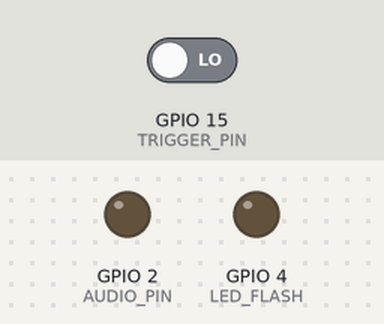
The sketch below on a simulated ESP32. Shown: output pins drawn as LEDs (lit = HIGH). The test bench sets the inputs (shaded band); at power-on: GPIO 15 (TRIGGER_PIN) LOW. The camera gives no picture; what the sketch prints to the serial monitor is not drawn.

Above: at 1.1 s.
1.2 s: GPIO 15 (TRIGGER_PIN) driven HIGH
Timing chart, 0 to 4.2 s (numbered marks = the images above; inputs shaded):
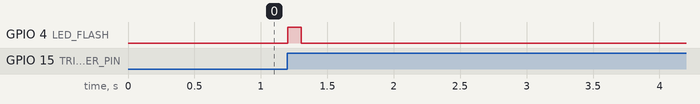

The sketch:

esp32camCode.ino
```cpp
#include <Arduino.h>
#include "esp_camera.h"
#include "esp_timer.h"
#include <math.h>

// ===== PINS =====
#define AUDIO_PIN    2    // GPIO2  → LPF → CD4066 → SA868 MIC
#define TRIGGER_PIN  15   // GPIO14 → from ESP32 GPIO25
#define LED_FLASH    4    // GPIO4  → Flash LED

// ===== PWM =====
#define AUDIO_CH   0
#define PWM_FREQ   62500
#define PWM_BITS   8

// ===== SSTV =====
#define SAMPLE_RATE  11025
#define W  320
#define H  256

#define SYNC_US    4862
#define BLANK_US    572
#define SCAN_US  146432

#define SYNC_SAMPLES  ((uint32_t)((uint64_t)SAMPLE_RATE * SYNC_US  / 1000000ULL))
#define BLANK_SAMPLES ((uint32_t)((uint64_t)SAMPLE_RATE * BLANK_US / 1000000ULL))
#define SCAN_SAMPLES  ((uint32_t)((uint64_t)SAMPLE_RATE * SCAN_US  / 1000000ULL))

// ===== DDS =====
static int16_t sineLUT[256];
static volatile uint32_t phaseAcc  = 0;
static volatile uint32_t phaseStep = 0;

// ===== IMAGE BUFFER =====
uint8_t *rgbImage = nullptr;

// ===== AUDIO ISR =====
void IRAM_ATTR onAudioTimer(void *) {
  phaseAcc += phaseStep;
  uint8_t idx = phaseAcc >> 24;
  uint32_t pwm = ((int32_t)sineLUT[idx] + 32768) >> (16 - PWM_BITS);
  ledcWrite(AUDIO_CH, pwm);
}

inline void setTone(uint32_t f) {
  phaseStep = ((uint64_t)f << 32) / SAMPLE_RATE;
}

void toneSamples(uint32_t freq, uint32_t samples) {
  setTone(freq);
  delayMicroseconds((uint64_t)samples * 1000000ULL / SAMPLE_RATE);
}

inline int pixToFreq(uint8_t v) {
  return 1500 + (v * 800) / 255;
}

// ===== VIS CODE — Martin-1 =====
void sendVIS() {
  toneSamples(1900, SAMPLE_RATE * 300 / 1000);
  toneSamples(1200, SAMPLE_RATE * 10  / 1000);
  toneSamples(1900, SAMPLE_RATE * 300 / 1000);
  toneSamples(1200, SAMPLE_RATE * 30  / 1000);

  uint8_t vis = 44;  // Martin-1
  int ones = 0;
  for (int i = 0; i < 7; i++) {
    if (vis & (1 << i)) { toneSamples(1100, SAMPLE_RATE * 30 / 1000); ones++; }
    else                  toneSamples(1300, SAMPLE_RATE * 30 / 1000);
  }
  toneSamples((ones & 1) ? 1100 : 1300, SAMPLE_RATE * 30 / 1000);
  toneSamples(1200, SAMPLE_RATE * 30 / 1000);
}

// ===== CAMERA INIT =====
bool initCamera() {
  camera_config_t cfg = {
    .pin_pwdn     = 32,
    .pin_reset    = -1,
    .pin_xclk     = 0,
    .pin_sscb_sda = 26,
    .pin_sscb_scl = 27,
    .pin_d7       = 35,
    .pin_d6       = 34,
    .pin_d5       = 39,
    .pin_d4       = 36,
    .pin_d3       = 21,
    .pin_d2       = 19,
    .pin_d1       = 18,
    .pin_d0       = 5,
    .pin_vsync    = 25,
    .pin_href     = 23,
    .pin_pclk     = 22,
    .xclk_freq_hz = 20000000,
    .ledc_timer   = LEDC_TIMER_1,
    .ledc_channel = LEDC_CHANNEL_1,
    .pixel_format = PIXFORMAT_JPEG,
    .frame_size   = FRAMESIZE_QVGA,
    .jpeg_quality = 12,
    .fb_count     = 1,
    .fb_location  = CAMERA_FB_IN_PSRAM
  };
  return esp_camera_init(&cfg) == ESP_OK;
}

// ===== CAPTURE =====
bool captureImage() {
  camera_fb_t *fb = esp_camera_fb_get();
  if (!fb) return false;

  rgbImage = (uint8_t *)ps_malloc(W * H * 3);
  if (!rgbImage) { esp_camera_fb_return(fb); return false; }

  fmt2rgb888(fb->buf, fb->len, fb->format, rgbImage);
  esp_camera_fb_return(fb);
  return true;
}

// ===== SETUP =====
void setup() {
  Serial.begin(115200);
  Serial.println("\n=============================");
  Serial.println("   ESP32-CAM SSTV SYSTEM");
  Serial.println("=============================\n");

  // GPIO15 safe — must be LOW during boot
  // ESP32 GPIO25 idles LOW so this is safe
  pinMode(TRIGGER_PIN, INPUT_PULLDOWN);
  pinMode(LED_FLASH, OUTPUT);
  digitalWrite(LED_FLASH, LOW);

  // PWM — core 3.x API
  ledcAttachChannel(AUDIO_PIN, PWM_FREQ, PWM_BITS, AUDIO_CH);

  // Sine LUT
  for (int i = 0; i < 256; i++)
    sineLUT[i] = (int16_t)(sin(2.0 * PI * i / 256.0) * 16000);

  // Audio timer
  esp_timer_handle_t audioTimer;
  const esp_timer_create_args_t timerArgs = {
    .callback = &onAudioTimer,
    .name     = "sstv_audio"
  };
  esp_timer_create(&timerArgs, &audioTimer);
  esp_timer_start_periodic(audioTimer, 1000000 / SAMPLE_RATE);  // 90us

  // Camera init
  if (!initCamera()) {
    Serial.println("Camera FAIL — check module");
    while (1);
  }
  Serial.println("Camera OK");

  Serial.println("Waiting for trigger on GPIO15...");

  // Wait for trigger pulse from ESP32 GPIO25
  while (!digitalRead(TRIGGER_PIN)) delay(10);

  Serial.println("Triggered! Capturing image...");
  digitalWrite(LED_FLASH, HIGH);
  delay(100);
  digitalWrite(LED_FLASH, LOW);

  if (!captureImage()) {
    Serial.println("Capture FAIL");
    while (1);
  }
  Serial.println("Image captured OK");

  Serial.println("TX START — Martin-1 ~114 seconds");
  sendVIS();

  for (int y = 0; y < H; y++) {
    toneSamples(1200, SYNC_SAMPLES);

    auto scan = [&](int ch) {
      uint32_t prev = 0;
      for (int x = 0; x < W; x++) {
        uint32_t pos = ((uint64_t)(x + 1) * SCAN_SAMPLES) / W;
        uint32_t n   = pos - prev;
        prev = pos;
        uint8_t pix = rgbImage[(y * W + x) * 3 + ch];
        toneSamples(pixToFreq(pix), n);
      }
    };

    scan(1); toneSamples(1500, BLANK_SAMPLES);  // Green
    scan(0); toneSamples(1500, BLANK_SAMPLES);  // Blue
    scan(2);                                     // Red

    if (y % 32 == 0) {
      Serial.print("Line ");
      Serial.print(y);
      Serial.print(" / ");
      Serial.println(H);
    }
  }

  Serial.println("TX DONE");
}

void loop() {}
```

Measured:
- after the input at 1.2 s, GPIO 4 (LED_FLASH): LOW → HIGH at once, → LOW 0.10 s later
